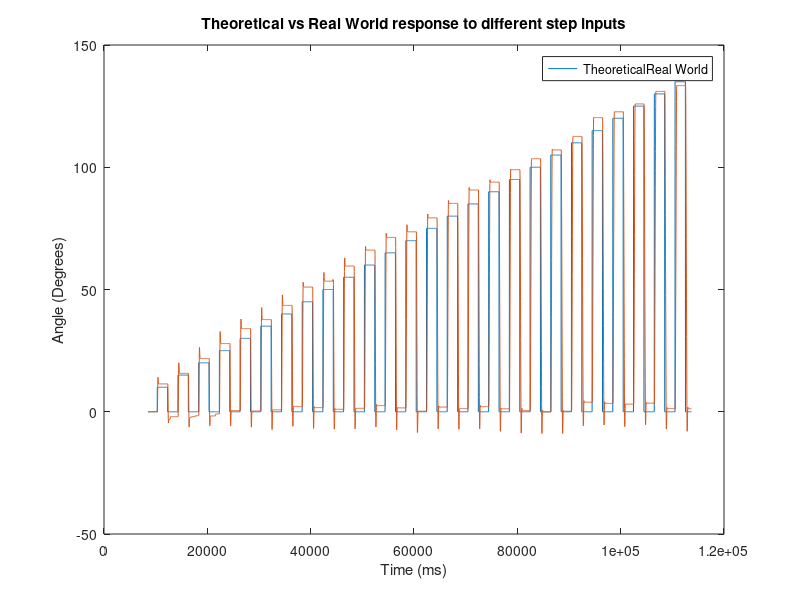
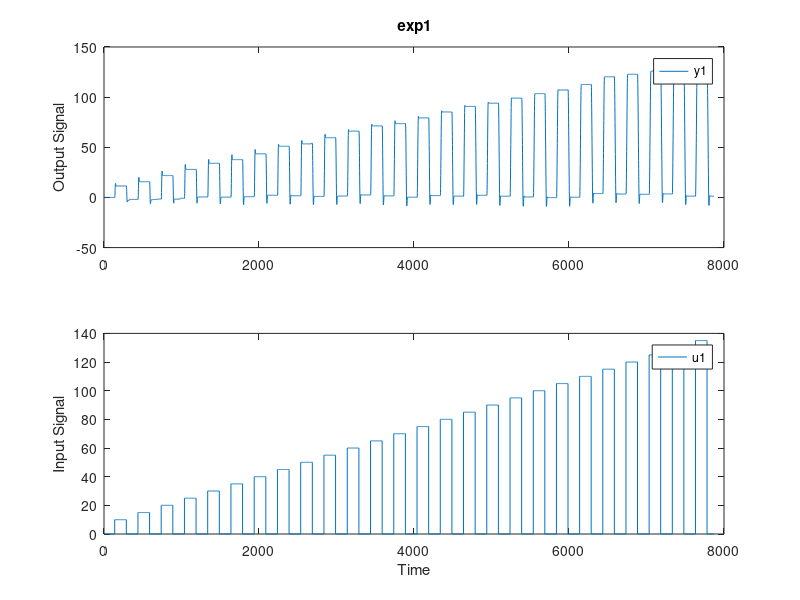
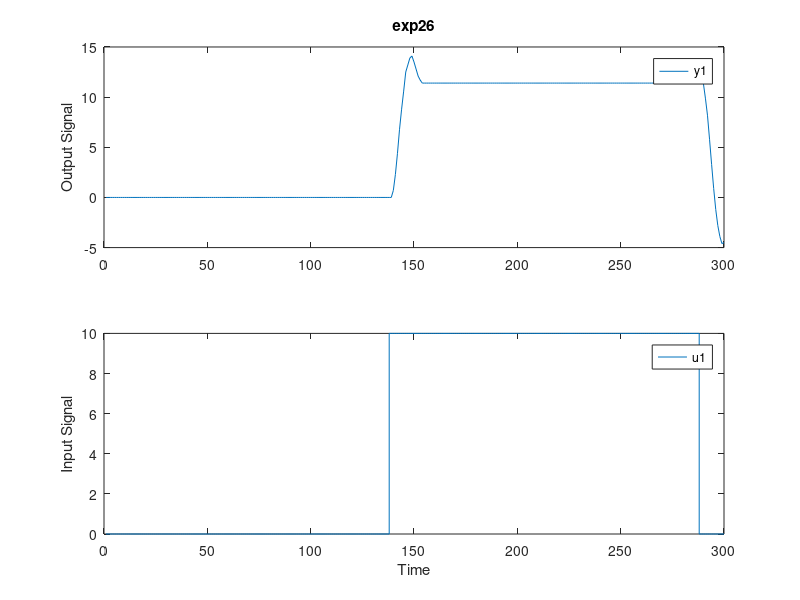
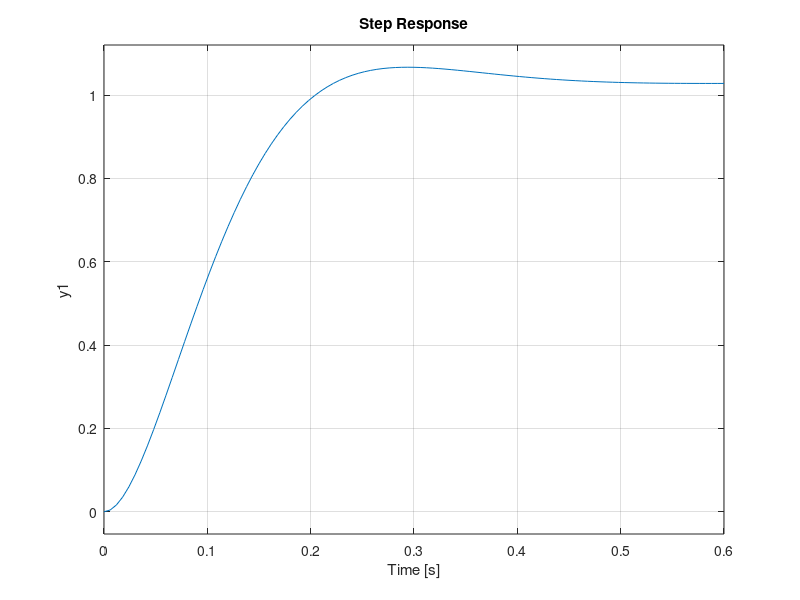

Reproduce these figures in MATLAB, in order.

% Script to process inertial response of an SG-90 servo motor and find it's
% transfer function.
% Written by Jasper Grant April 3rd 2023

% Clear all data
clc; clear;

% Import servo data file
input = load('log.txt');

% Time is first column of file
t = input(:,1);
% Angle is second column of file
angle = input(:,2);
% Velocity is third column of file
vel = input(:,3);
% Output angle is receieved by integrating velocity
angle_output = 0.1*cumsum(vel);

% Plot angle vs time and integral of velocity vs time
plot(t, angle, t, angle_output);

% Format graph to look nice
title("Theoretical vs Real World response to different step inputs")
legend(["Theoretical" "Real World"])
xlabel("Time (ms)")
ylabel("Angle (Degrees)")

% Put into variable for system identification toolbox
data = iddata(angle_output, angle, 0.01);

% Plot system 
figure(2)
plot(data)

% Split data into 26 distinct experiments
% Bounds of data cut off:
% Initial negative values as we are not interested in what was left from
% last experiment.
% Drop to 0 after step function as the intention is to plot the system with
% a step response.
multiExperimentData = data(1:300);
for i=300:300:7500
    sample = data(25+i:250+i);
    multiExperimentData = merge(sample, multiExperimentData);
end

% Plot for all 26 experiments
figure(3);
plot(multiExperimentData)

% Based on the assumption that the transfer function follows the common
% form for a servo transfer function (2 poles, 0 zeroes)
% Estimated transfer function
tf1 = tf(248.2, [1, 22.53, 241.1]);

% Plot step response for this tf
figure(4)
step(tf1);
% Plot bode plot for this tf
figure(5)
margin(tf1);
% Plot nyquist plot for this tf
figure(6);
nyquist(tf1);
